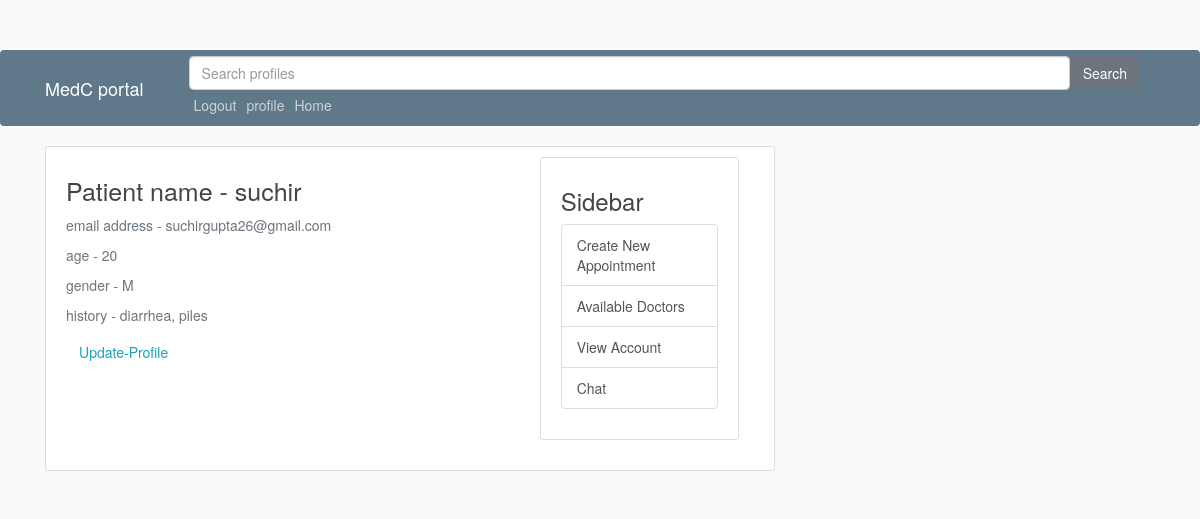
/patient_profile/ (signed in), run on an earlier commit of the app's database.
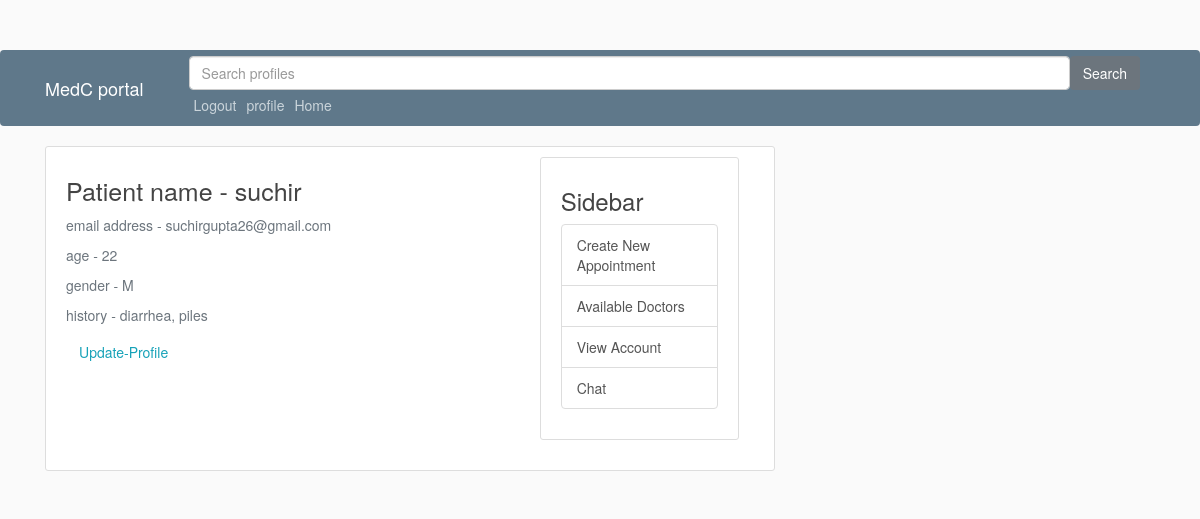
And on a later commit of the database.
### user_profile/models.py (models this page shows, shortened)
class Profile(models.Model):
    user = models.OneToOneField(User, related_name='profile', on_delete=models.CASCADE)
    gender = models.CharField(max_length=5)
    age = models.IntegerField(default=0)
    history_of_Illness = models.TextField()

### user_profile/views.py (the view)
# urls.py: path('patient_profile/', views.profile_view, name='patient-view'),
def profile_view(request):
    pfile = Profile.objects.get(user=request.user)
    context = {'pfile':pfile}
    return render(request, 'users/patient_profile.html', context)

### users/templates/users/patient_profile.html
{% extends "users/base.html" %}
{% block content %}
    <div class="content-section">
      <div class="media">
        <div class="media-body">
          <h2 class="account-heading">Patient name - {{ user.username }}</h2>
          <p class="text-secondary">email address - {{ user.email }}</p>
          <p class="text-secondary">age - {{ pfile.age }}</p>
          <p class="text-secondary">gender - {{ pfile.gender }}</p>
          <p class="text-secondary">history - {{ pfile.history_of_Illness }}</p>
          <div class="form-group">
          <a class="btn btn-outline-info" href = "{% url 'patient-profile-update' pfile.id %}">Update-Profile</a>
      </div>
{% endblock content %}

What changed in the data, as far as the page shows it:
changed Profile "diarrhea, piles": age "20" → "22"
